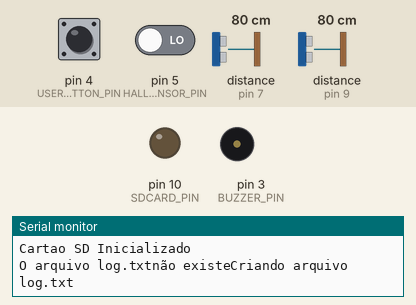
Recording of a sketch running on a simulated Arduino Uno, built with avr-gcc and run on an emulated ATmega328P. Parts: output pins drawn as LEDs (lit = HIGH), buzzer (waves = sounding, pin HIGH), the last lines printed to the serial monitor. Inputs (shaded band) come from the test bench; at power-on: pin 4 (USER_BUTTON_PIN) HIGH, distance to the obstacle (sensors on pin 7, pin 9) 80 cm, pin 5 (HALL_SENSOR_PIN) LOW. The echo pulse lasts 58.3 µs per cm; storage starts empty.

Above: at 1.2 s.
1.3 s: pin 4 (USER_BUTTON_PIN) pulled LOW for 0.15 s
At 1.37 s:
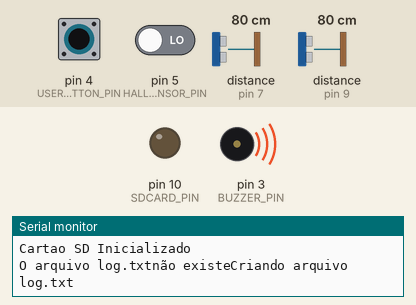
2.9 s: distance to the obstacle (sensor on pin 7) set to 55 cm
4.4 s: distance to the obstacle (sensor on pin 7) set to 45 cm
10.8 s: pin 4 (USER_BUTTON_PIN) pulled LOW for 3.2 s
At 14.7 s:
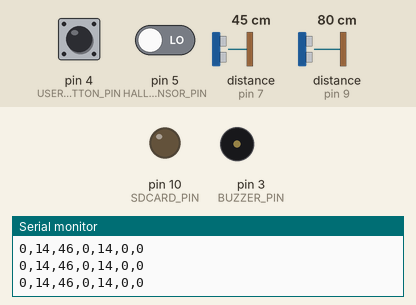
Timing chart, 0 to 16.2 s (numbered marks = the images above; inputs shaded):
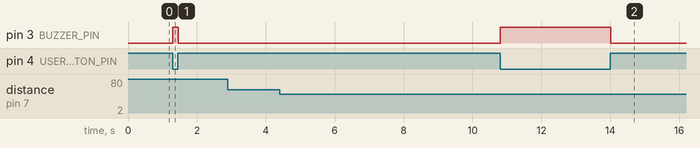

Measured:
- after the input at 1.3 s, pin 3 (BUZZER_PIN): LOW → HIGH at once, → LOW 0.15 s later
- after the input at 2.9 s, every drawn part: stays the same
- after the input at 10.8 s, pin 3 (BUZZER_PIN): LOW → HIGH at once, → LOW 3.2 s later

The sketch:

ciclosonar.ino
```cpp
/*
PROGRAMA CICLOSSONAR
Versão 0.2
Pedro Luiz Santos e Daniel Valença
Data de modificacao: 2015.01.08
*/

/*
MARCO LEGAL:
É definida a distância conforme o Código Brasileiro de Trânsito
em seu artigo 201, como 1,5m o mínimo para ultrapassagem de um
ciclista pelo motorista. No artigo XXX é definido que deve-se
diminuir a velocidade ao ultrapassar os ciclistas para uma
compatível com a seguraça.

OBJETIVOS:
O projeto Ciclossonar tem como objetivo medir a distância
que os motoristas passam ao ultrapassar os ciclistas e com
isso fomentar políticas públicas que reduzam acidentes e
estimulem um trânsito seguro e humano.

OBJETIVOS ESPECÍFICOS:
1 - Medir a distância em cada ponto da bicicleta
2 - Medir a velocidade do ciclista
3 - Medir a velocidade relativa do motorista com o ciclista
4 - Medir a velocidade do motorista
5 - Medir o tamanho do veículo que realiza ultrapassagem
6 - Quantificar a quantidade de finos que o ciclista recebe:
6.1 - Ao passar em ruas mais ou menos movimentadas
6.2 - Por andar no canto ou mais ao centro da faixa
6.3 - Conforme seu sexo
6.4 - Conforme sua roupa e acessórios
6.5 - Conforme sua bicicleta
7 - Medir o que influencia mais da distância ou da velocidade
no conforto do ciclista ao pedalar, conforme sua experiência

*/

/*
ETAPAS NECESSÀRIAS NO CÓDIGO DO ARDUÍNO
0.1  - Medir distância com sonar 1                        - OK
0.11 - Medir distância com sonar 2                        - OK
0.12 - Medir distância média                              - OK
0.2  - Gravar no Cartão SD                                - OK
0.21 - Bluetooth enviar dados para o celular              - OK
0.3  - Adicionar "botão do pânico"                        - OK - Tem erros de compilação que foram corrigidos em 3.1
0.31 - Buzzer ao apertar o botão                          - OK
0.4  - Medir velocidade da bicicleta                      -
0.5  - Receber dados do celular                           -
0.51 - Receber dados GPS do celular                       -
0.52 - Receber configuração pelo celular                  -
0.5  - Controle de falsos positivos                       - Talvez o controle e configurações pelo celular
0.51 - A bicicleta passa o carrou ou o contrário          - Talvez o controle e configurações pelo celular
0.6  - Colocar o botão do pânico para ter mais funções    - Talvez o controle e configurações pelo celular
0.61 - Colocar o buzzer para avisar sobre o funcionamento -
0.8  - Medir a velocidade dos carros                      - Talvez deixar para software externo
0.9  - Medir o comprimento dos carros                     - Talvez deixar para sofware externo
0.91 - Diferenciar se carro, moto ou caminhão             - Talvez deixar para software externo
1.0  - Lançar o protótipo
*/

/* BIBLIOTECAS INCLUÍDAS */
#include <SD.h> // Biblioteca de leitura do cartão SD
#include <NewPing.h> // Biblioteca de ???

// DEFINIÇÕES
// DOS PINOS
//#define BLUETOOTH_TX_PIN 0 // Pino transmissão bluetooth
//#define BLUETOOTH_RX_PIN 1 // Pino transmissão bluetooth
#define BUZZER_PIN 3       // Pino do buzzer
#define USER_BUTTON_PIN 4  // Pino do botão do pânico
#define HALL_SENSOR_PIN 5  // Pino do sensor hall
#define SONAR1_TRIG_PIN 6  // Pino do trigger do sonar 1
#define SONAR1_ECHO_PIN 7  // Pino do echo do sonar 1
#define SONAR2_TRIG_PIN 8  // Pino do trigger do sonar 2
#define SONAR2_ECHO_PIN 9  // Pino do echo do sonar 2
#define SDCARD_PIN 10
// OUTRAS DEFINIÕES
#define MAX_DISTANCE 50   // Definição da distância máxima de medição dos Sonares

// CRIAÇÃO DOS SONARES
NewPing sonar1(SONAR1_TRIG_PIN, SONAR1_ECHO_PIN, MAX_DISTANCE);
NewPing sonar2(SONAR2_TRIG_PIN, SONAR2_ECHO_PIN, MAX_DISTANCE);

// VARIÁVEIS GLOBAIS
// Variaveis de configuração
File myFile;                          // Objeto do arquivo para salvar os dados
char nomeDoArquivo[] = "log.txt";     // Arquivo onde serão salvas os dados
const int distanciaSensores = 1;      // Distancia que foi instalado os sensores
const int frequenciaDeLeitura = 200;  // 200Hz
const float raioDaRoda = 700;         // Raio da roda onde está o sensor hall
//Variaveis de uso global
unsigned long tempoAtual;             // Contagem do tempo
unsigned long tempoInicial;           // Tempo inicial do Arduino
int contaRevolucoes;                  // Conta quantas revolucoes em um periodo de tempo
unsigned long tempoRevolucoes;
float velocidadeAtual;

// FUNÇÕES
void inicializaSD();
void imprimeSaida(unsigned long paraImpressao[], int totalVariaveis);
boolean verificaUltrapassagem();
float medeVelocidadeDoCiclista();

// CONFIGURAÇÃO DO ARDUÍNO
void setup(){

  tempoInicial = millis();
  tempoRevolucoes = millis();
  velocidadeAtual = 0;

  // Razão de transmissão dos dados Seriais
  Serial.begin(9600);

  // Configura as portas
  pinMode(BUZZER_PIN, OUTPUT);     // Inicializa a porta do buzzer
  pinMode(USER_BUTTON_PIN, INPUT); // Inicializa a porta do botão do pânico
  pinMode(HALL_SENSOR_PIN, INPUT); // Inicializa a porta do sensor Hall
  pinMode(SDCARD_PIN, OUTPUT);   // Inicicaliza a porta do SD CARD

  inicializaSD(nomeDoArquivo);
}

// ROTINA DE LOOP
void loop(){

  int distanciaSonar1 = sonar1.ping_cm();
  int distanciaSonar2 = sonar2.ping_cm();
  boolean botaoPanico = !digitalRead(USER_BUTTON_PIN);
  boolean revolucao = digitalRead(HALL_SENSOR_PIN);
  if (revolucao) {
    velocidadeAtual = medeVelocidadeDoCiclista();
  }
  tempoAtual = millis() - tempoInicial; // Acrescenta um ao tempo

  // O tempo de ativação dos sonares serve para:
  // - definir quem está ultrapassando quem
  // - reduzir a quantidade de falsos positivos
  // - definir velocidade do carro
  // - definir comprimento do carro
  unsigned long tempoAtivacaoSonar1 = 0;
  unsigned long tempoAtivacaoSonar2 = 0;
  if (distanciaSonar1 > 0) {
    tempoAtivacaoSonar1 = tempoAtual;
  }
  if (distanciaSonar2 > 0) {
    tempoAtivacaoSonar2 = tempoAtual;
  }

  // Verifica se o carro ultrapassou o ciclista ou o inverso
  boolean dadoValido = true;

  if (dadoValido || botaoPanico) {
    if (botaoPanico) {
      digitalWrite(BUZZER_PIN, HIGH);
    } else {
      digitalWrite(BUZZER_PIN, LOW);
    }
    const int totalVariaveis = 7;
    unsigned long paraImpressao[totalVariaveis] = {
                                                   botaoPanico,
                                                   tempoAtual/1000,
                                                   distanciaSonar1,
                                                   distanciaSonar2,
                                                   tempoAtivacaoSonar1/1000,
                                                   tempoAtivacaoSonar2/1000,
                                                   velocidadeAtual
                                                   };

    if (distanciaSonar1 > 0 || distanciaSonar2 > 0) {
      imprimeSaida(paraImpressao, totalVariaveis);
    }
  }
}

// Verfica se a bicicleta ultrapassou o carro ou o oposto
// Verifica erros de falsos positivos esporádicos
boolean verificaUltrapassagem () {
  // Sensores distanciados de 1m
  // Um carro que está a 20m/s (72km/h)
  // Passa pelos dois sensores em 1/20s
  // Dez leituras nesse tempo, talvez seja suficiente - leituras a 1/200 s

}

float medeVelocidadeDoCiclista() {
  float velocidade;
  contaRevolucoes++;
  Serial.println(contaRevolucoes);
  if (millis() - tempoRevolucoes < 2000.0) {
    if (contaRevolucoes > 20) {
      tempoRevolucoes = millis();
      contaRevolucoes = 0;
      Serial.println((millis() - tempoRevolucoes)*contaRevolucoes*raioDaRoda*2*3.1415/60);
      return (millis() - tempoRevolucoes)*contaRevolucoes*raioDaRoda*2*3.1415/60;
    } else {
      return velocidadeAtual;
    }
  } else {
    return 0;
  }
}

//FUNÇÃO IMPRIME TODAS AS SAÍDAS DO PROGRAMA NO SD E NO SERIAL
void imprimeSaida(unsigned long paraImpressao[], int totalVariaveis) {
  // Abre arquivos para impressão
  //myFile = SD.open(nomeDoArquivo, FILE_WRITE);
  for (int i = 0; i < totalVariaveis; i++) {
    //myFile.print(paraImpressao[i]);
    //myFile.print(",");
    Serial.print(paraImpressao[i]);
    if (i < totalVariaveis - 1) {
      Serial.print(",");
    }
   }
   // Adiciona nova linha
   //myFile.println("");
   Serial.println("");
   // Fecha o arquivo para impressão
   //myFile.close();
}

void inicializaSD(char arquivo[]) {
  // Rotina de inicialização do cartão SD
  Serial.println("Inicializando o cartao SD");
  if (!SD.begin(10)){
    Serial.println("A inicializacao falhou");
    return;    // Se falha, sai da rotina de configuração
  } else {
    Serial.println("Cartao SD Inicializado");
    if (SD.exists(arquivo)) {
      Serial.print("O arquivo ");
      Serial.print(arquivo);
      Serial.print("existe");
    } else {
    Serial.print("O arquivo ");
    Serial.print(arquivo);
    Serial.print("não existe");
    }
  Serial.print("Criando arquivo ");
  Serial.println(arquivo); // Não deveria criar apenas se inexistente?
  myFile = SD.open(arquivo, FILE_WRITE);
  myFile.close();
  }
}
```
